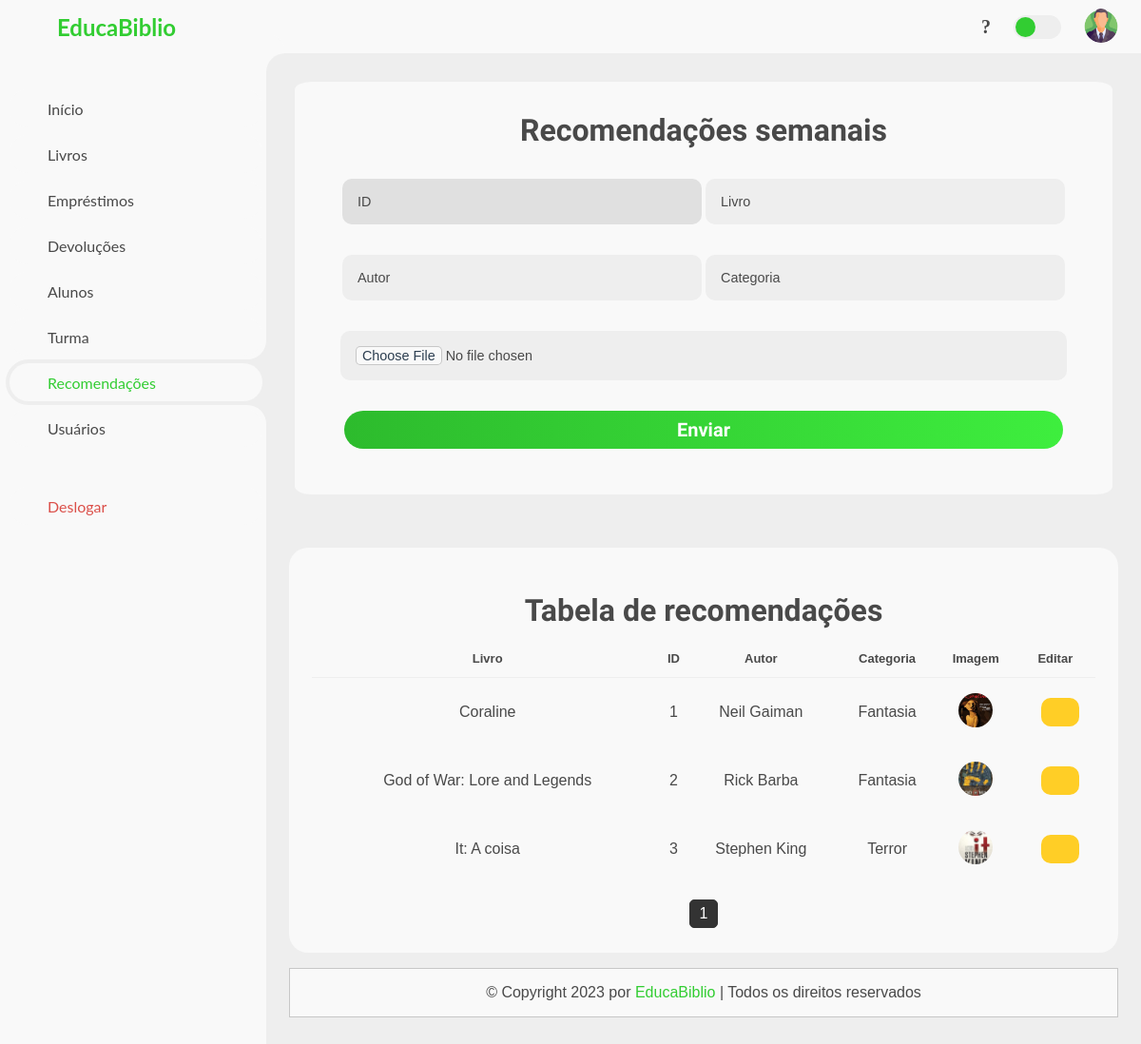
The app's page /View/recomendacoes.php with its own data.
### tables this page shows
CREATE TABLE IF NOT EXISTS `recomendacao` (
  `idRec` int NOT NULL AUTO_INCREMENT,
  `LivroRec` varchar(150) NOT NULL,
  `AutorRec` varchar(150) NOT NULL,
  `CatRec` varchar(150) NOT NULL,
  `ImgRec` blob NOT NULL,
  `CamRec` varchar(200) NOT NULL,
  PRIMARY KEY (`idRec`)
);

### View/recomendacoes.php (the view, shortened to what this page needs)
<!DOCTYPE html>
<html lang="pt-br">
<head>
	<link rel="stylesheet" href="../CSS/style.css">
</head>
<body>
	<section id="sidebar">
		<a href="#" class="brand">
			<i class="fas fa-book"></i>
			<span class="text">EducaBiblio</span>
		</a>
		<ul class="side-menu top">
			<li>
				<a href="inicio.php">
					<i class='fas fa-home'></i>
					<span class="text">Início</span>
				</a>
			</li>
			<li>
				<a href="livros.php">
					<i class="fas fa-book"></i>
					<span class="text">Livros</span>
				</a>
			</li>
			<li>
				<a href="emprestimos.php">
					<i class="fas fa-undo"></i>
					<span class="text">Empréstimos</span>
				</a>
			</li>
			<li>
				<a href="devolucao.php">
					<i class="fas fa-arrow-left"></i>
					<span class="text">Devoluções</span>
				</a>
			</li>
			<li>
				<a href="aluno.php">
					<i class="fas fa-graduation-cap"></i>
					<span class="text">Alunos</span>
				</a>
			</li>
			<li>
				<a href="turma.php">
					<i class="fas fa-users"></i>
					<span class="text">Turma</span>
				</a>
			</li>
			<li class="active">
				<a href="recomendacoes.php">
					<i class="fas fa-download"></i>
					<span class="text">Recomendações</span>
				</a>
			</li>
			<li>
				<a href="usuarios.php">
					<i class="fas fa-cogs"></i>
					<span class="text">Usuários</span>
				</a>
			</li>
		</ul>
		<ul class="side-menu">
			<li>
				<a href="../Controller/CLogout.php" class="logout">
					<i class="fas fa-sign-out-alt"></i>
					<span class="text">Deslogar</span>
				</a>
			</li>
		</ul>
	</section>
	<section id="content">
		<nav>
			<i class='fas fa-bars'></i>
			<div class="icons">
				<div id="menu-btn" class="fas fa-question" onclick="abrirPDFEmNovaAba()"></div>
			</div>
			<label for="switch-mode" class="switch-mode"></label>
			<a href="#" class="profile">
				<img src="../img/adm.png">
			</a>
		</nav>
		</head>
		<body>
			<section class="tabela">
				<div class="row">
				<form action="../Router/Rec_rotas.php" method="post" enctype="multipart/form-data">
						<h3>Recomendações semanais</h3>
						<input type="text" id="idRec" name="idRec" placeholder="ID" class="box3 select-dark-mode" autocomplete="off" readonly>
						<input type="text" placeholder="Livro" name="LivroRec" id="LivroRec" required maxlength="50" class="box" autocomplete="off" required>
						<input type="text" placeholder="Autor" name="AutorRec" id="AutorRec" required maxlength="50" class="box" autocomplete="off" required>
						<input type="text" placeholder="Categoria" name="CatRec" id="CatRec" required maxlength="50" class="box" autocomplete="off" required>
						<input type="file" name="ImgRec" id="ImgRec" class="box1">
						<center><input type="submit" value="Enviar" class="inline-btn" name="atualizar"></center>
					</form>
				</div>
			</section>
			<main>
				<div class="table-data">
					<div class="order">
						<div class="head">
							<h3><br>Tabela de recomendações<br></h3>
						</div>
						<table>
							<?php
    $conexao = new CConexao();
    $conn = $conexao->getConnection();
    $sql = "SELECT
                recomendacao.LivroRec,
                recomendacao.idRec,
                recomendacao.AutorRec,
                recomendacao.CatRec,
                recomendacao.CamRec
            FROM recomendacao";
    $result = $conn->query($sql);
    if ($result === false) {
        $errorInfo = $conn->errorInfo();
        echo "Erro na consulta SQL: " . $errorInfo[2];
    } else {
        if ($result->rowCount() > 0) {
            $rec = $result->fetchAll(PDO::FETCH_ASSOC);
            $RecPorPagina = 4;
            $paginaAtual = isset($_GET['pagina']) ? (int)$_GET['pagina'] : 1;
            $indiceInicial = ($paginaAtual - 1) * $RecPorPagina;
            $RecExibidos = array_slice($rec, $indiceInicial, $RecPorPagina);
            echo "<table>";
            echo "<thead>";
            echo "<tr>";
            echo "<th><center>Livro</center></th>";
            echo "<th><center>ID</center></th>";
            echo "<th><center>Autor</center></th>";
            echo "<th><center>Categoria</center></th>";
            echo "<th><center>Imagem</center></th>";
            echo "<th><center>Editar</center></th>";
            echo "</tr>";
            echo "</thead>";
            echo "<tbody>";
            foreach ($RecExibidos as $row) {
                echo "<tr>";
                echo "<td><center>" . $row["LivroRec"] . "</center></td>";
                echo "<td><center>" . $row["idRec"] . "</center></td>";
                echo "<td><center>" . $row["AutorRec"] . "</center></td>";
                echo "<td><center>" . $row["CatRec"] . "</center></td>";
                echo "<td><center><img src='" . $row["CamRec"] . "' alt='Imagem do Livro' /></center></td>";
				echo "<td><center><button class='edit-button' data-id='$row[idRec]'><i class='fas fa-pencil-alt'></i></button></center></td>";
                echo "</tr>";
            }
            echo "</tbody>";
            echo "</table>";
            echo "<div class='pagination'>";
            $totalRec = count($rec);
            $totalPaginas = ceil($totalRec / $RecPorPagina);
            for ($i = 1; $i <= $totalPaginas; $i++) {
                $classeAtiva = ($i === $paginaAtual) ? "active" : "";
                echo "<a class='page-link $classeAtiva' href='recomendacoes.php?pagina=$i'>$i</a>";
            }
            echo "</div>";
        } else {
            echo "<p>Nenhum usuário encontrado.</p>";
        }
    }
?>
					</div>
				</div>
				<footer class="footer">
					© Copyright 2023 por <span>EducaBiblio</span> | Todos os direitos reservados
				</footer>
			</main>
	</section>
</body>
</html>
</body>
</html>

### View/recomendacoes.php (style rules this page uses)
.pagination { text-align: center; margin-top: 15px; }
.page-link { display: inline-block; padding: 5px 10px; margin: 2px; border: 1px solid #333; background-color: #fff; color: #333; text-decoration: none; border-radius: 5px; transition: background-color 0.3s, color 0.3s; }
.page-link.active { background-color: #333; color: #fff; }

### records on screen
recomendacao: LivroRec "Coraline", idRec "1", AutorRec "Neil Gaiman", CatRec "Fantasia", CamRec (picture)
recomendacao: LivroRec "God of War: Lore and Legends", idRec "2", AutorRec "Rick Barba", CatRec "Fantasia", CamRec (picture)
recomendacao: LivroRec "It: A coisa", idRec "3", AutorRec "Stephen King", CatRec "Terror", CamRec (picture)
